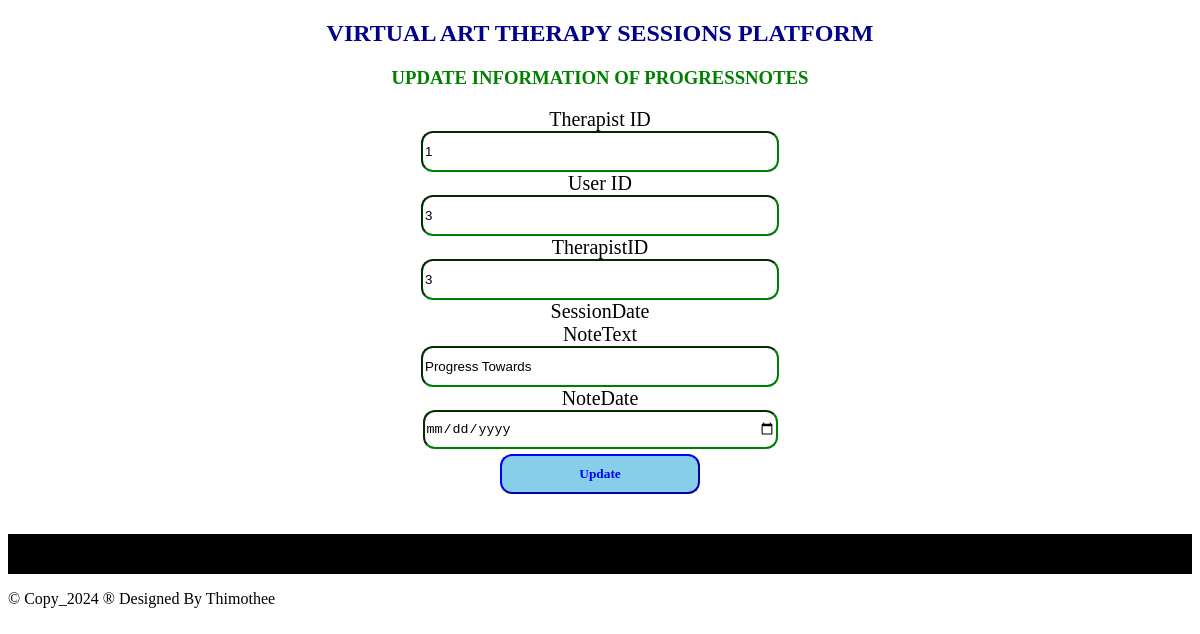
The app's page /updateprogressnotes.php?NoteID=1 with its own data.
### tables this page shows
CREATE TABLE `progressnotes` (
  `NoteID` int(11) NOT NULL,
  `SessionID` int(11) DEFAULT NULL,
  `TherapistID` int(11) DEFAULT NULL,
  `NoteText` text DEFAULT NULL,
  `NoteDate` datetime DEFAULT current_timestamp()
);

### updateprogressnotes.php (the view, shortened to what this page needs)
<?php
include "dbconnection.php";
$NoteID = $SessionID = $TherapistID = $NoteText = $NoteDate = "";
if ($_SERVER['REQUEST_METHOD'] == 'GET') {
    $NoteID = $_GET["NoteID"];
    $sql = "SELECT * FROM progressnotes WHERE NoteID = ?";
    $stmt = $connection->prepare($sql);
    $stmt->bind_param("i", $NoteID);
    $stmt->execute();
    $result = $stmt->get_result();
    if ($result->num_rows > 0) {
        $row = $result->fetch_assoc();
        $SessionID = $row['SessionID'];
        $TherapistID = $row["TherapistID"];
        $NoteText = $row["NoteText"];
        $NoteDate = $row["NoteDate"];
    } else {
        header("Location: viewprogressnotes.php");
        exit;
    }
}
?>
<!DOCTYPE html>
<html>
<head>
</head>
<body>
    <center>
        <h2>VIRTUAL ART THERAPY SESSIONS PLATFORM</h2>
        <h3 style="color: green;">UPDATE INFORMATION OF PROGRESSNOTES</h3>
        <section class="forms">
            <form method="POST" onsubmit="return confirmUpdate();">
                <label>Therapist ID</label><br>
                <input type="text" name="NoteID" readonly class="input" value="<?php echo $NoteID; ?>"><br>
                <label>User ID</label><br>
                <input type="text" name="SessionID" readonly class="input" value="<?php echo $SessionID; ?>"><br>
                <label>TherapistID</label><br>
                <input type="text" name="TherapistID" class="input" value="<?php echo $TherapistID; ?>"><br>
                <label>SessionDate</label><br>
                <label>NoteText</label><br>
                <input type="text" name="NoteText" value="<?php echo $NoteText; ?>" class="input"><br>
                <label>NoteDate</label><br>
                <input type="date" name="NoteDate" value="<?php echo $NoteDate; ?>" class="input"><br>
                <input type="submit" name="submit" value="Update" class="sb">
            </form>
        </section>
    </center>
    <footer>
        <p style="color: white; text-align: center; margin-top: 40px; background-color: black; height: 40px;"><marquee>&copy; Copy_2024 &reg; Designed By Thimothee</marquee></p>
    </footer>
</body>
</html>

### updateprogressnotes.php (style rules this page uses)
h2 { font-family: Castellar; color: darkblue; }
label { font-family: elephant; font-size: 20px; }
.sb { font-family: Georgia; padding: 10px; border-color: blue; background-color: skyblue; width: 200px; margin-top: 5px; border-radius: 12px; font-weight: bold; color: blue; }
.input { width: 350px; height: 35px; border-radius: 12px; border-color: green; }

### records on screen
progressnotes: SessionID "3", TherapistID "3", NoteText "Progress Towards"
